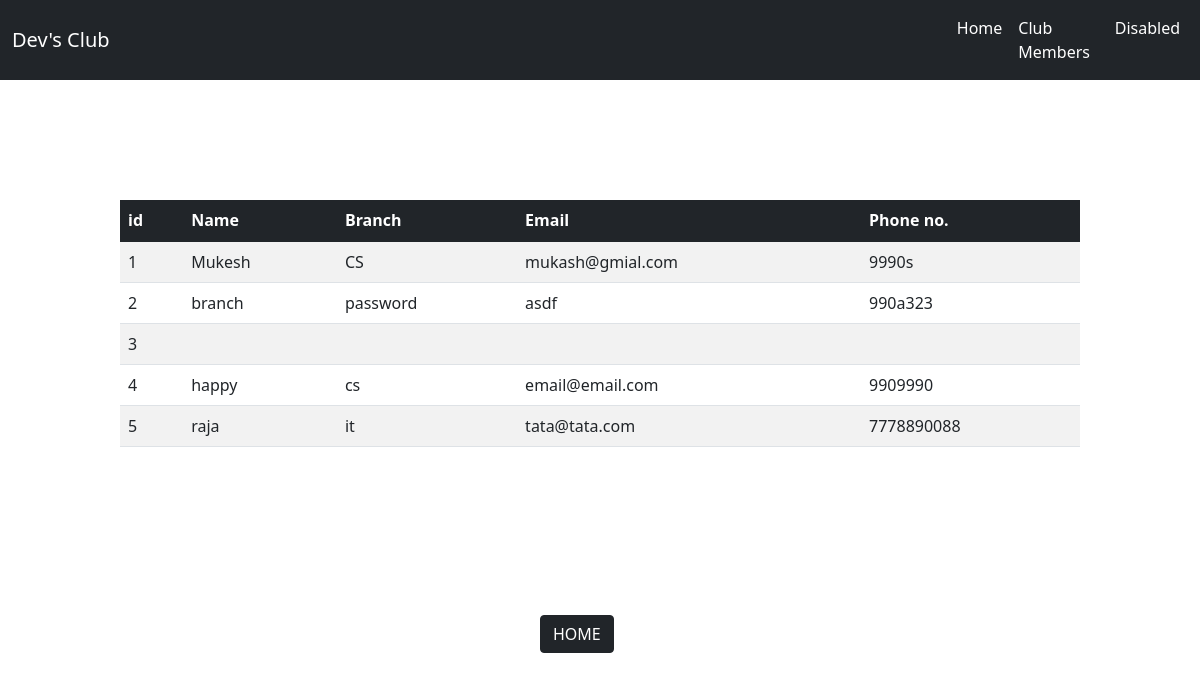
/view, run on the app's committed database.
### main.py (models this page shows, shortened)
class users(db_object.Model):
    _id = db_object.Column(db_object.Integer, primary_key=True)
    name = db_object.Column(db_object.String(250), unique=True, nullable=False)
    branch = db_object.Column(db_object.String(
        250), unique=True, nullable=False)
    email = db_object.Column(db_object.String(
        250), unique=True, nullable=False)
    number = db_object.Column(db_object.String(
        250), unique=True, nullable=False)
    password = db_object.Column(db_object.String(250), nullable=False)

### main.py (the view)
@app.route("/view")
def view():
    return render_template("view.html", all_data=users.query.all())

### templates/view.html (shortened to what this page needs)
{% extends "temp.html"%}
{% block body %}
<table style="margin:10% 10%; width: 80vw;" class="table table-striped ">
  <thead>
    <tr class="table-dark">
      <th scope="col">id</th>
      <th scope="col">Name</th>
      <th scope="col">Branch</th>
      <th scope="col">Email</th>
      <th scope="col">Phone no.</th>
    </tr>
  </thead>
  <tbody>
    {% for data in all_data %}
    <tr>
      <td>{{data._id}}</td>
      <td>{{data.name}}</td>
      <td>{{data.branch}}</td>
      <td>{{data.email}}</td>
      <td>{{data.number}}</td>
    </tr>
    {% endfor %}
  </tbody>
</table>
<br>
<br>
<a style="margin-left: 45%;" class="btn btn-dark"  href="{{url_for('home')}}">HOME</a>
{% endblock %}

### templates/temp.html (shortened to what this page needs)
<!doctype html>
<html lang="en">
<head>
	<link rel="stylesheet" href="../static/css/style.css">
  <link href="https://cdn.jsdelivr.net/npm/bootstrap@5.1.3/dist/css/bootstrap.min.css" rel="stylesheet"
>
</head>
<body>
  <nav class="navbar navbar-expand-lg navbar-dark bg-dark">
    <div class="container-fluid">
      <a class="navbar-brand" href="{{ url_for('home') }}">Dev's Club</a>
      <div class="collapse navbar-collapse" style="padding-left:70%;" id="navbarSupportedContent">
        <ul class="navbar-nav me-auto mb-2 mb-lg-0">
          <li class="nav-item">
            <a class="nav-link active" aria-current="page" href="#">Home</a>
          </li>
          <li class="nav-item">
            <a class="nav-link active" href="{{ url_for('view') }}">Club Members</a>
          </li>
          <li class="nav-item">
            <a class="nav-link active" href="#">Disabled</a>
          </li>
        </ul>
      </div>
    </div>
  </nav>
  {% block body %}{% endblock %}
</body>
</html>

### data on the page
users: _id "1", name "Mukesh", branch "CS", email "mukash@gmial.com", number "9990s"
users: _id "2", name "branch", branch "password", email "asdf", number "990a323"
users: _id "3"
users: _id "4", name "happy", branch "cs", email "email@email.com", number "9909990"
users: _id "5", name "raja", branch "it", email "tata@tata.com", number "7778890088"
